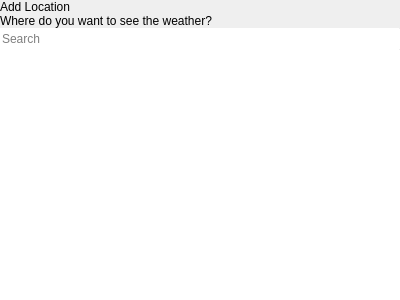
<?xml version="1.0" encoding="UTF-8"?>
<ui version="4.0">
 <class>AddLocationPopover</class>
 <widget class="QWidget" name="AddLocationPopover">
  <property name="geometry">
   <rect>
    <x>0</x>
    <y>0</y>
    <width>400</width>
    <height>300</height>
   </rect>
  </property>
  <property name="windowTitle">
   <string>Form</string>
  </property>
  <layout class="QVBoxLayout" name="verticalLayout">
   <property name="spacing">
    <number>0</number>
   </property>
   <property name="leftMargin">
    <number>0</number>
   </property>
   <property name="topMargin">
    <number>0</number>
   </property>
   <property name="rightMargin">
    <number>0</number>
   </property>
   <property name="bottomMargin">
    <number>0</number>
   </property>
   <item>
    <widget class="tTitleLabel" name="titleLabel">
     <property name="text">
      <string>Add Location</string>
     </property>
    </widget>
   </item>
   <item>
    <widget class="QLabel" name="label">
     <property name="text">
      <string>Where do you want to see the weather?</string>
     </property>
     <property name="margin">
      <number>9</number>
     </property>
    </widget>
   </item>
   <item>
    <widget class="Line" name="singlePixelHorizontalLine">
     <property name="maximumSize">
      <size>
       <width>16777215</width>
       <height>1</height>
      </size>
     </property>
     <property name="orientation">
      <enum>Qt::Horizontal</enum>
     </property>
    </widget>
   </item>
   <item>
    <widget class="QLineEdit" name="queryEdit">
     <property name="frame">
      <bool>false</bool>
     </property>
     <property name="placeholderText">
      <string>Search</string>
     </property>
    </widget>
   </item>
   <item>
    <widget class="Line" name="singlePixelHorizontalLine_2">
     <property name="maximumSize">
      <size>
       <width>16777215</width>
       <height>1</height>
      </size>
     </property>
     <property name="orientation">
      <enum>Qt::Horizontal</enum>
     </property>
    </widget>
   </item>
   <item>
    <widget class="tStackedWidget" name="stackedWidget">
     <property name="currentIndex">
      <number>1</number>
     </property>
     <widget class="QWidget" name="loadingPage">
      <layout class="QGridLayout" name="gridLayout">
       <item row="0" column="1">
        <spacer name="verticalSpacer_4">
         <property name="orientation">
          <enum>Qt::Vertical</enum>
         </property>
         <property name="sizeHint" stdset="0">
          <size>
           <width>20</width>
           <height>78</height>
          </size>
         </property>
        </spacer>
       </item>
       <item row="1" column="0">
        <spacer name="horizontalSpacer">
         <property name="orientation">
          <enum>Qt::Horizontal</enum>
         </property>
         <property name="sizeHint" stdset="0">
          <size>
           <width>164</width>
           <height>20</height>
          </size>
         </property>
        </spacer>
       </item>
       <item row="1" column="1">
        <widget class="tCircularSpinner" name="widget" native="true"/>
       </item>
       <item row="1" column="2">
        <spacer name="horizontalSpacer_2">
         <property name="orientation">
          <enum>Qt::Horizontal</enum>
         </property>
         <property name="sizeHint" stdset="0">
          <size>
           <width>163</width>
           <height>20</height>
          </size>
         </property>
        </spacer>
       </item>
       <item row="2" column="1">
        <spacer name="verticalSpacer_3">
         <property name="orientation">
          <enum>Qt::Vertical</enum>
         </property>
         <property name="sizeHint" stdset="0">
          <size>
           <width>20</width>
           <height>78</height>
          </size>
         </property>
        </spacer>
       </item>
      </layout>
     </widget>
     <widget class="QWidget" name="resultsPage">
      <layout class="QVBoxLayout" name="verticalLayout_2">
       <property name="spacing">
        <number>0</number>
       </property>
       <property name="leftMargin">
        <number>0</number>
       </property>
       <property name="topMargin">
        <number>0</number>
       </property>
       <property name="rightMargin">
        <number>0</number>
       </property>
       <property name="bottomMargin">
        <number>0</number>
       </property>
       <item>
        <widget class="QListWidget" name="listWidget">
         <property name="frameShape">
          <enum>QFrame::NoFrame</enum>
         </property>
        </widget>
       </item>
      </layout>
     </widget>
    </widget>
   </item>
  </layout>
 </widget>
 <customwidgets>
  <customwidget>
   <class>tStackedWidget</class>
   <extends>QStackedWidget</extends>
   <header location="global">tstackedwidget.h</header>
   <container>1</container>
   <slots>
    <signal>switchingFrame(int)</signal>
   </slots>
  </customwidget>
  <customwidget>
   <class>tTitleLabel</class>
   <extends>QLabel</extends>
   <header location="global">ttitlelabel.h</header>
   <slots>
    <signal>backButtonClicked()</signal>
   </slots>
  </customwidget>
  <customwidget>
   <class>tCircularSpinner</class>
   <extends>QWidget</extends>
   <header location="global">tcircularspinner.h</header>
   <container>1</container>
  </customwidget>
 </customwidgets>
 <resources/>
 <connections/>
</ui>
